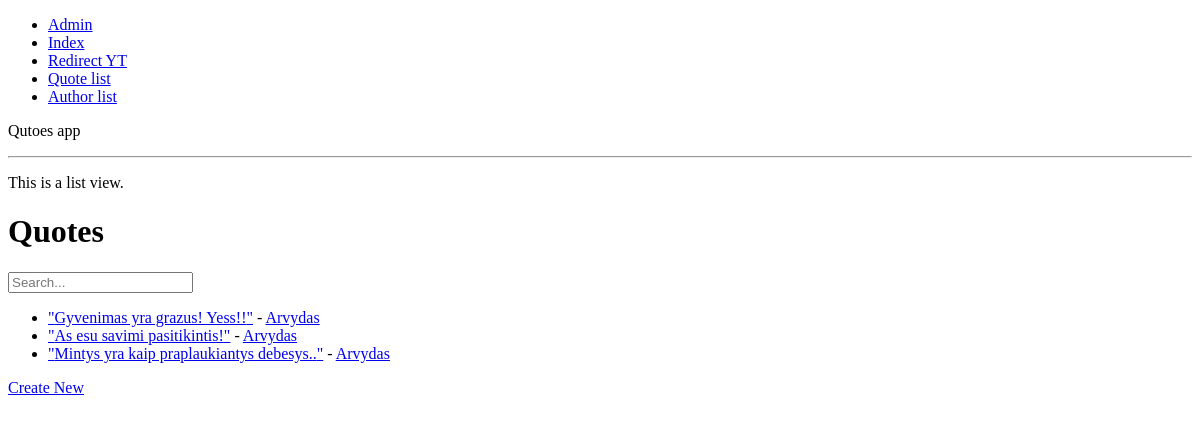
The app's page /quotes/list, older data.
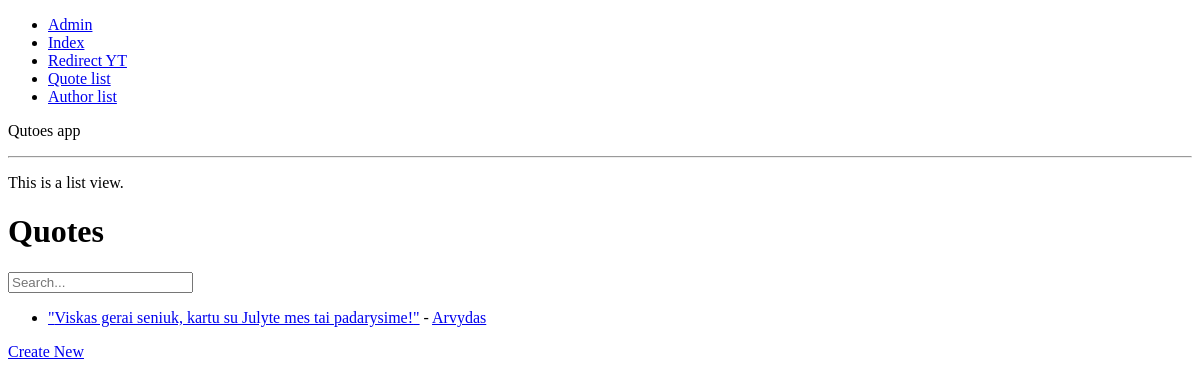
The same page, newer data.
### apps/quotes/models.py (models this page shows, shortened)
class Quote(models.Model):
    text = models.TextField(blank=False, null=False)
    author = models.ForeignKey(
        Author,
        null=True,  # setting this so on_delete (below) works
        on_delete=models.SET_NULL,  # on delete - set the value to NULL
    )
    active = models.BooleanField(default=False)
    date_created = models.DateTimeField(auto_now_add=True)

### apps/authors/models.py (models this page shows, shortened)
class Author(models.Model):
    name = models.CharField(max_length=50, blank=False)
    lastname = models.CharField(max_length=50, blank=True)
    date_created = models.DateTimeField(auto_now_add=True)

### apps/quotes/views.py (the view, shortened to what this page needs)
# urls.py: path("list", QuoteListView.as_view(), name="quote-list"),
class QuoteListView(View):
    template_name = "quotes/quote_list.html"
    partial_template_name = "quotes/partials/quote_list_partial.html"
    def get(self, request):
        quotes = Quote.objects.all()
        return render(request, self.template_name, {"object_list": quotes})

### templates/quotes/quote_list.html (shortened to what this page needs)
{% extends "base-list.html" %}
{% block list %}
<h1>Quotes</h1>
<form>
    <input type="search"
        name="q" placeholder="Search..."
        hx-post="{% url 'quote-list' %}"
        hx-trigger="input changed delay:500ms, search"
        hx-target="#quote-list" >
</form>
<ul id="quote-list">
    {% include "quotes/partials/quote_list_partial.html" %}
</ul>
<a href="{% url "quote-create" %}">Create New</a>
{% endblock list %}

### templates/quotes/partials/quote_list_partial.html
{% for quote in object_list %}
<li>
    <a href="{% url "quote-detail" pk=quote.id %}">"{{ quote.text }}"</a> -
    {% if quote.author %}
        <a href="{% url "author-detail" pk=quote.author.id %}">{{ quote.author.name }}</a>
    {% else %}
        Unknown Author
    {% endif %}
</li>
{% empty %}
    <li>No quotes yet.</li>
{% endfor %}

Row changes from the older to the newer data that the page shows:
removed Quote: text "Gyvenimas yra grazus! Yess!!", author.name "Arvydas"
removed Quote: text "As esu savimi pasitikintis!", author.name "Arvydas"
removed Quote: text "Mintys yra kaip praplaukiantys debesys..", author.name "Arvydas"
added Quote: text "Viskas gerai seniuk, kartu su Julyte mes tai padarysime!", author.name "Arvydas"
